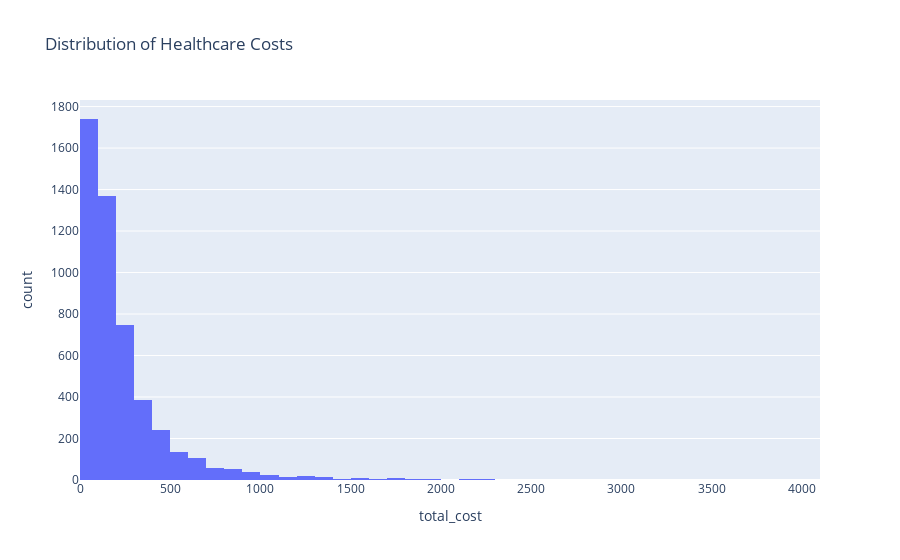

Source (notebook cell):
### Code cell
import pandas as pd
import numpy as np
from sqlalchemy import create_engine
import plotly.express as px
from datetime import datetime
import warnings
warnings.filterwarnings('ignore')

# Database connection
DATABASE_URI = 'postgresql://woodylin@localhost:5432/healthcare_costs'
engine = create_engine(DATABASE_URI)

# Function to generate sample healthcare data
def generate_sample_data(n_records=1000):
    np.random.seed(42)
    
    # Generate dates
    start_date = pd.to_datetime('2023-01-01')
    end_date = pd.to_datetime('2023-12-31')
    dates = pd.date_range(start=start_date, end=end_date, freq='D')
    
    data = {
        'service_date': np.random.choice(dates, n_records),
        'patient_id': [f'P{i:05d}' for i in np.random.randint(1, 500, n_records)],
        'provider_id': [f'DR{i:03d}' for i in np.random.randint(1, 50, n_records)],
        'diagnosis_code': [f'D{i:03d}' for i in np.random.randint(1, 20, n_records)],
        'procedure_code': [f'PROC{i:03d}' for i in np.random.randint(1, 30, n_records)],
        'total_cost': np.random.lognormal(mean=5, sigma=1, size=n_records),
        'service_type': np.random.choice(['Outpatient', 'Inpatient', 'Emergency', 'Preventive'], n_records),
        'location': np.random.choice(['North', 'South', 'East', 'West', 'Central'], n_records)
    }
    
    return pd.DataFrame(data)

# Generate and clean sample data
df = generate_sample_data(5000)

# Basic data cleaning
def clean_healthcare_data(df):
    df_cleaned = df.copy()
    
    # Convert service_date to datetime
    df_cleaned['service_date'] = pd.to_datetime(df_cleaned['service_date'])
    
    # Remove records with negative or zero costs
    df_cleaned = df_cleaned[df_cleaned['total_cost'] > 0]
    
    # Round costs to 2 decimal places
    df_cleaned['total_cost'] = df_cleaned['total_cost'].round(2)
    
    # Add derived columns - using string format for month_year instead of Period
    df_cleaned['month_year'] = df_cleaned['service_date'].dt.strftime('%Y-%m')
    df_cleaned['weekday'] = df_cleaned['service_date'].dt.day_name()
    
    # Create cost categories
    df_cleaned['cost_category'] = pd.qcut(df_cleaned['total_cost'], 
                                        q=3, 
                                        labels=['Low', 'Medium', 'High'])
    
    return df_cleaned

# Clean the data
df_cleaned = clean_healthcare_data(df)

# Save to PostgreSQL
df_cleaned.to_sql('claims', engine, if_exists='replace', index=False)

# Quick visualization of cost distribution
fig = px.histogram(df_cleaned, 
                  x='total_cost', 
                  title='Distribution of Healthcare Costs',
                  nbins=50)
fig.show()

# Basic statistics
print("\nBasic Statistics:")
print(df_cleaned['total_cost'].describe())

# Save processed data for Tableau
df_cleaned.to_csv('../data/processed/cleaned_claims.csv', index=False)

# Verify the file was saved
import os
if os.path.exists('../data/processed/cleaned_claims.csv'):
    print("\nCSV file successfully saved!")
    print("File location:", os.path.abspath('../data/processed/cleaned_claims.csv'))
else:
    print("\nError: CSV file not saved")

### Figure 1 — Plotly figure (JSON) as saved in the notebook; plotly's stock layout.template omitted (floating-point values rounded to 4 significant figures; data arrays with more than 128 entries replaced by an {"elided": "..."} marker saying what was removed)
{"data": [{"bingroup": "x", "hovertemplate": "total_cost=%{x}<br>count=%{y}<extra></extra>", "legendgroup": "", "marker": {"color": "#636efa", "pattern": {"shape": ""}}, "name": "", "nbinsx": 50, "orientation": "v", "showlegend": false, "type": "histogram", "x": {"elided": "5000 float values"}, "xaxis": "x", "yaxis": "y"}], "layout": {"barmode": "relative", "legend": {"tracegroupgap": 0}, "title": {"text": "Distribution of Healthcare Costs"}, "xaxis": {"anchor": "y", "domain": [0, 1], "title": {"text": "total_cost"}}, "yaxis": {"anchor": "x", "domain": [0, 1], "title": {"text": "count"}}}}
